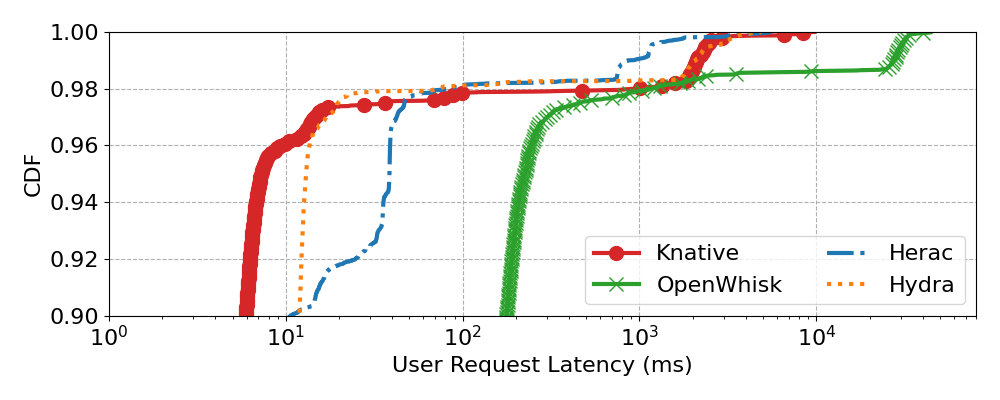

This chart was generated by the following Python code:
#!/usr,bin/python

import matplotlib
import matplotlib.pyplot as plt
import numpy as np
from pathlib import Path


def maybe_plot_cdf(series_name, label, **kwargs):
    path = Path(series_name)
    if not path.exists():
        return
    values = np.loadtxt(path)
    if np.isscalar(values):
        values = np.asarray([values])
    x_values = np.sort(values)
    y_values = (np.arange(len(values))+1) / float(len(values))
    plt.plot(x_values, y_values, label=label, **kwargs)


def maybe_plot_cdf_with_fallback(preferred_name, legacy_name, label, **kwargs):
    preferred_path = Path(preferred_name)
    if preferred_path.exists():
        maybe_plot_cdf(preferred_name, label, **kwargs)
        return
    maybe_plot_cdf(legacy_name, label, **kwargs)
RUNTIMES = (
    ("he", None, "Herac", "tab:blue"),
    ("hy", "gv_dc", "Hydra", "tab:orange"),
    ("hy_fork", "gv_fork", "Hydra Fork", "tab:green"),
    ("hy_snap", "gv_snap", "Hydra Snapshot", "tab:purple"),
    ("ow", "cr", "OpenWhisk", "tab:green"),
    ("kn", "knative", "Knative", "tab:red"),
)

matplotlib.rcParams.update({'font.size': 16})
plt.rcParams["figure.figsize"] = (10, 4)
maybe_plot_cdf_with_fallback("kn_avg_latency.txt", "knative_avg_latency.txt", "Knative", linestyle="-", marker="o", markersize=10, markevery=10, linewidth=3, color="tab:red")
maybe_plot_cdf_with_fallback("ow_avg_latency.txt", "cr_avg_latency.txt", "OpenWhisk", linestyle="-", marker="x", markersize=10, markevery=10, linewidth=3, color="tab:green")

maybe_plot_cdf("he_avg_latency.txt", "Herac", linestyle="-.", linewidth=3, color="tab:blue")
maybe_plot_cdf_with_fallback("hy_avg_latency.txt", "gv_dc_avg_latency.txt", "Hydra", linestyle=":", linewidth=3, color="tab:orange")
maybe_plot_cdf_with_fallback("hy_fork_avg_latency.txt", "gv_fork_avg_latency.txt", "Hydra Fork", linestyle="-", marker="|", markersize=10, markevery=10, linewidth=3)
maybe_plot_cdf("ph_avg_latency.txt", "Photons", linestyle="--", linewidth=3)
maybe_plot_cdf_with_fallback("hy_snap_avg_latency.txt", "gv_snap_avg_latency.txt", "Hydra Snapshot", linestyle="-", linewidth=3)

# Set x-axis to a logarithmic scale (powers of 10)
plt.xscale("log")
plt.ylim(ymin=0.9, ymax=1)
# only show the 0.9 0.95 and 1 lines on the y-axis
#plt.yticks([0.9, 0.95, 1.0])
# Log scale cannot start at 0, set xmin to 1
plt.xlim(xmin=1, xmax=80000)

plt.xlabel("User Request Latency (ms)")
plt.ylabel("CDF")
# Enable grid only for major ticks (10^x)
plt.grid(True, which="major", ls="--")
plt.legend(ncol=2, loc='lower right')
plt.tight_layout()
plt.savefig("azure-replay-latency-avg.pdf")
plt.savefig("azure-replay-latency-avg.png")
plt.show()
